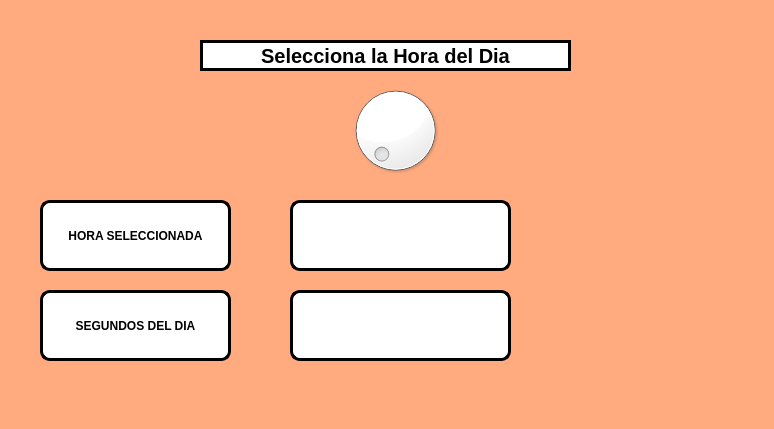
<?xml version="1.0" encoding="UTF-8"?>
<ui version="4.0">
 <class>MainWindow</class>
 <widget class="QMainWindow" name="MainWindow">
  <property name="geometry">
   <rect>
    <x>0</x>
    <y>0</y>
    <width>774</width>
    <height>429</height>
   </rect>
  </property>
  <property name="windowTitle">
   <string>MainWindow</string>
  </property>
  <property name="styleSheet">
   <string notr="true"> 
background-color: rgb(255, 170, 127);</string>
  </property>
  <widget class="QWidget" name="centralwidget">
   <widget class="QLabel" name="label_4">
    <property name="geometry">
     <rect>
      <x>200</x>
      <y>40</y>
      <width>371</width>
      <height>31</height>
     </rect>
    </property>
    <property name="font">
     <font>
      <family>Arial</family>
      <pointsize>15</pointsize>
      <weight>75</weight>
      <bold>true</bold>
     </font>
    </property>
    <property name="styleSheet">
     <string notr="true">background-color: rgb(255, 255, 255);
border: 3px solid black
</string>
    </property>
    <property name="text">
     <string>Selecciona la Hora del Dia</string>
    </property>
    <property name="alignment">
     <set>Qt::AlignCenter</set>
    </property>
   </widget>
   <widget class="QLabel" name="label">
    <property name="geometry">
     <rect>
      <x>40</x>
      <y>200</y>
      <width>191</width>
      <height>71</height>
     </rect>
    </property>
    <property name="font">
     <font>
      <pointsize>9</pointsize>
      <weight>75</weight>
      <bold>true</bold>
     </font>
    </property>
    <property name="styleSheet">
     <string notr="true">background-color: rgb(255, 255, 255);
border-radius: 10px;
border: 3px solid black
</string>
    </property>
    <property name="text">
     <string>HORA SELECCIONADA</string>
    </property>
    <property name="alignment">
     <set>Qt::AlignCenter</set>
    </property>
   </widget>
   <widget class="QLabel" name="label_2">
    <property name="geometry">
     <rect>
      <x>40</x>
      <y>290</y>
      <width>191</width>
      <height>71</height>
     </rect>
    </property>
    <property name="font">
     <font>
      <pointsize>9</pointsize>
      <weight>75</weight>
      <bold>true</bold>
     </font>
    </property>
    <property name="styleSheet">
     <string notr="true">background-color: rgb(255, 255, 255);
border-radius: 10px;
border: 3px solid black
</string>
    </property>
    <property name="text">
     <string>SEGUNDOS DEL DIA</string>
    </property>
    <property name="alignment">
     <set>Qt::AlignCenter</set>
    </property>
   </widget>
   <widget class="QDial" name="dial">
    <property name="geometry">
     <rect>
      <x>300</x>
      <y>80</y>
      <width>191</width>
      <height>101</height>
     </rect>
    </property>
    <property name="styleSheet">
     <string notr="true">border-color: rgb(0, 0, 0);
background-color: rgb(255, 255, 255);</string>
    </property>
   </widget>
   <widget class="QLabel" name="label_hora">
    <property name="geometry">
     <rect>
      <x>290</x>
      <y>200</y>
      <width>221</width>
      <height>71</height>
     </rect>
    </property>
    <property name="font">
     <font>
      <pointsize>16</pointsize>
      <weight>75</weight>
      <bold>true</bold>
     </font>
    </property>
    <property name="styleSheet">
     <string notr="true">background-color: rgb(255, 255, 255);
border-radius: 10px;
border: 3px solid black
</string>
    </property>
    <property name="text">
     <string/>
    </property>
    <property name="alignment">
     <set>Qt::AlignCenter</set>
    </property>
   </widget>
   <widget class="QLabel" name="label_resultado">
    <property name="geometry">
     <rect>
      <x>290</x>
      <y>290</y>
      <width>221</width>
      <height>71</height>
     </rect>
    </property>
    <property name="font">
     <font>
      <pointsize>10</pointsize>
      <weight>75</weight>
      <bold>true</bold>
     </font>
    </property>
    <property name="styleSheet">
     <string notr="true">background-color: rgb(255, 255, 255);
border-radius: 10px;
border: 3px solid black
</string>
    </property>
    <property name="text">
     <string/>
    </property>
    <property name="alignment">
     <set>Qt::AlignCenter</set>
    </property>
   </widget>
   <widget class="QLabel" name="label_3">
    <property name="geometry">
     <rect>
      <x>10</x>
      <y>10</y>
      <width>151</width>
      <height>111</height>
     </rect>
    </property>
    <property name="styleSheet">
     <string notr="true"/>
    </property>
    <property name="text">
     <string/>
    </property>
    <property name="pixmap">
     <pixmap resource="../../Archivos/Recursos.qrc">:/Fotos/logofacultad.jpg</pixmap>
    </property>
    <property name="scaledContents">
     <bool>true</bool>
    </property>
   </widget>
   <widget class="QLabel" name="label_5">
    <property name="geometry">
     <rect>
      <x>590</x>
      <y>10</y>
      <width>161</width>
      <height>111</height>
     </rect>
    </property>
    <property name="styleSheet">
     <string notr="true"/>
    </property>
    <property name="text">
     <string/>
    </property>
    <property name="pixmap">
     <pixmap resource="../../Archivos/Recursos.qrc">:/Fotos/logoUAT.jpg</pixmap>
    </property>
    <property name="scaledContents">
     <bool>true</bool>
    </property>
   </widget>
   <widget class="QLabel" name="label_7">
    <property name="geometry">
     <rect>
      <x>590</x>
      <y>250</y>
      <width>161</width>
      <height>121</height>
     </rect>
    </property>
    <property name="styleSheet">
     <string notr="true"/>
    </property>
    <property name="text">
     <string/>
    </property>
    <property name="pixmap">
     <pixmap resource="../../Archivos/Recursos.qrc">:/Fotos/kirby buchon.jpg</pixmap>
    </property>
    <property name="scaledContents">
     <bool>true</bool>
    </property>
   </widget>
  </widget>
  <widget class="QMenuBar" name="menubar">
   <property name="geometry">
    <rect>
     <x>0</x>
     <y>0</y>
     <width>774</width>
     <height>26</height>
    </rect>
   </property>
  </widget>
  <widget class="QStatusBar" name="statusbar"/>
 </widget>
 <resources>
  <include location="../../Archivos/Recursos.qrc"/>
 </resources>
 <connections/>
</ui>
